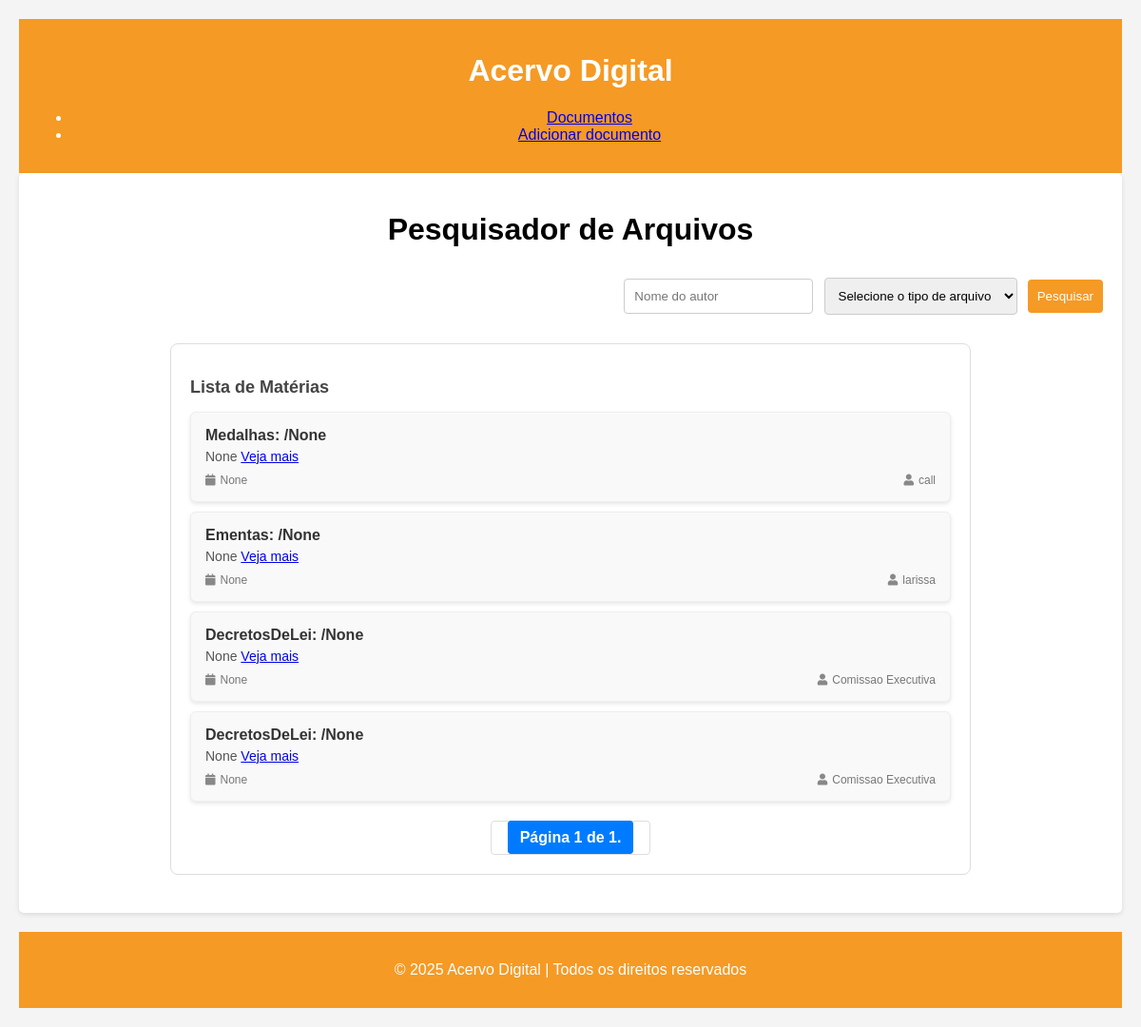
/, run on an earlier commit of the app's database.
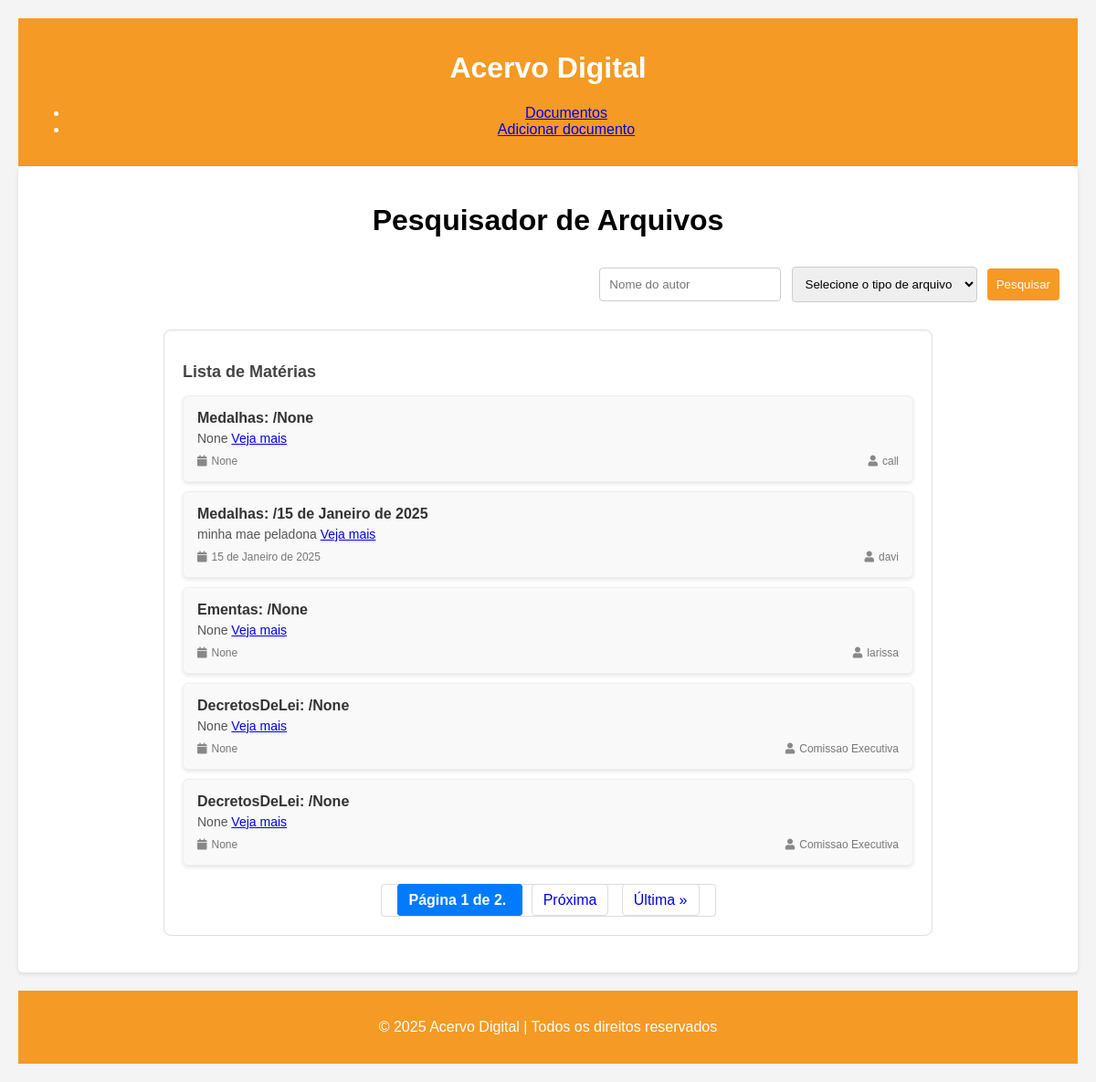
And on a later commit of the database.
### docs/models.py (models this page shows, shortened)
class Docs(models.Model):#tabela documentos
    id = models.AutoField(primary_key=True)
    tipe = models.ForeignKey(Type, on_delete=models.PROTECT, related_name='type_doc')
    autor = models.CharField(max_length=200)
    date = models.DateField(blank=True, null=True)
    photo = models.ImageField(upload_to='docs/', blank=True, null=True)
    description=models.CharField(max_length=200,blank=True,null=True)

class Type(models.Model):
    id = models.AutoField(primary_key=True)
    name = models.CharField(max_length=100)
    def __str__(self):
      return self.name

### docs/views.py (the view)
# urls.py: path('',docs_view, name='docs_list'),
def docs_view(request):
    docs_list = Docs.objects.all().order_by('tipe')
    search = request.GET.get('search', '')
    tipos = request.GET.get('tipos', '')
    if search and tipos:
        docs_list = docs_list.filter(
            Q(autor__icontains=search) & Q(tipe__name__icontains=tipos)
        )
    elif search:
        docs_list = docs_list.filter(autor__icontains=search)
    elif tipos:
        docs_list = docs_list.filter(tipe__name__icontains=tipos)
    paginator = Paginator(docs_list, 5)  # Exibe 10 itens por página
    page_number = request.GET.get('page')  # Recupera o número da página atual
    page_obj = paginator.get_page(page_number)  # Obtém os itens da página atual
    return render(
        request,
        'docs.html',
        {'page_obj': page_obj, 'search': search, 'tipos': tipos},
    )

### docs/templates/docs.html (shortened to what this page needs)
{%extends 'base.html'%}
{% block content %}
<html>
    <link href="https://cdnjs.cloudflare.com/ajax/libs/font-awesome/5.15.4/css/all.min.css" rel="stylesheet">
<head>
</head>
<body>
    <div class="search-section">
        <h1>Pesquisador de Arquivos</h1>
        <form id="searchForm" method="GET" action="{% url 'docs_list' %}">
            <input type="text" id="searchInput" name="search" placeholder="Nome do autor" value="{{ search }}">
            <select id="fileTypeSelect" name="tipos">
                <option value="none" selected disabled hidden>Selecione o tipo de arquivo</option>
            </select>
            <button type="submit">Pesquisar</button>
        </form>
        <div class="result" id="result">
            <h2>Lista de Matérias</h2>
            {% if page_obj %}
                {% for doc in page_obj %}
                    <div class="card">
                        <h3>{{ doc.tipe }}: {{ doc.code }}/{{ doc.date }}</h3>
                        <p>
                            {{ doc.description }}
                            <a href="{% url 'docs_vizualizer' doc.id %}">Veja mais</a>
                        </p>
                        <div class="info">
                            <span class="date">
                                <i class="fa fa-calendar"></i> {{ doc.date }}
                            </span>
                            <span class="author">
                                <i class="fa fa-user"></i> {{ doc.autor }}
                            </span>
                        </div>
                    </div>
                {% endfor %}
                <div class="pagination">
                    <span class="step-links">
                        <span class="current">
                            Página {{ page_obj.number }} de {{ page_obj.paginator.num_pages }}.
                        </span>
                        {% if page_obj.has_next %}
                            <a href="?page={{ page_obj.next_page_number }}{% if search %}&search={{ search }}{% endif %}{% if tipos %}&tipos={{ tipos }}{% endif %}">Próxima</a>
                            <a href="?page={{ page_obj.paginator.num_pages }}{% if search %}&search={{ search }}{% endif %}{% if tipos %}&tipos={{ tipos }}{% endif %}">Última &raquo;</a>
                        {% endif %}
                    </span>
                </div>
            {% else %}
                <p class="no-results">Nenhum arquivo encontrado.</p>
            {% endif %}
        </div>
    </div>
</body>
</html>
{% endblock %}

What changed in the data, as far as the page shows it:
added Docs: tipe "Medalhas", date "15 de Janeiro de 2025", description "minha mae peladona", autor "davi"
Also different on the page:
{{ page_obj.paginator.num_pages }}: "1" → "2"
text now shown: "Próxima Última »"
